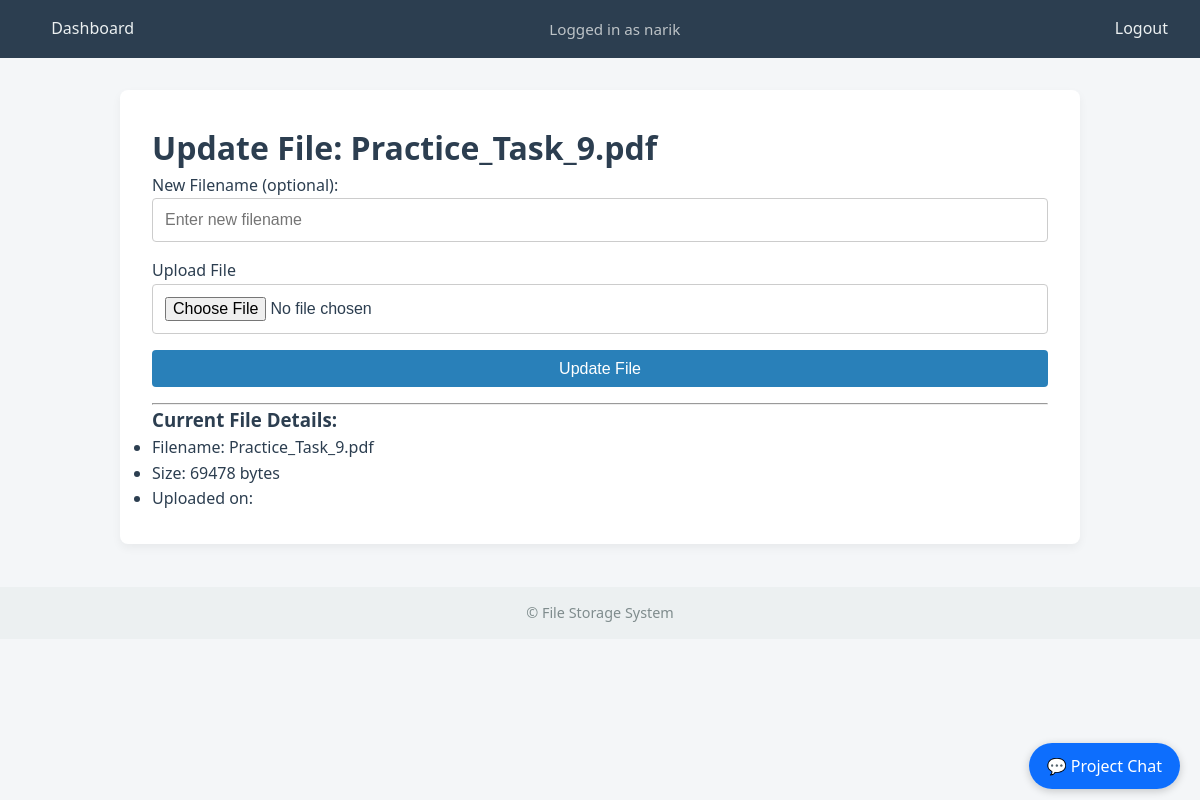
Page /update/4 (signed in) on the committed database.
### file_storage/app/models/models_form.py (models this page shows)
class User(UserMixin, db.Model):
    id = db.Column(db.Integer, primary_key=True)
    username = db.Column(db.String(80), unique=True, nullable=False)
    password = db.Column(db.String(200), nullable=False)
    files = db.relationship('File', backref='owner', lazy=True)

class File(db.Model):
    id = db.Column(db.Integer, primary_key=True)
    filename = db.Column(db.String(100))
    size = db.Column(db.Integer)
    uploaded = db.Column(db.DateTime, default=datetime.utcnow)
    user_id = db.Column(db.Integer, db.ForeignKey('user.id'))

### file_storage/app/files/views.py (the view, shortened to what this page needs)
@files_bp.route('/update/<int:file_id>', methods=['GET', 'POST'])
@login_required
def update_file(file_id):
    file = File.query.get_or_404(file_id)
    if file.user_id != current_user.id:
        flash("You don't have permission to edit this file.")
        return redirect(url_for('files.dashboard'))
    form = UploadForm()
    return render_template('update_file.html', form=form, file=file)

### file_storage/app/models/models_form.py
class UploadForm(FlaskForm):
    file = FileField('Upload File')
    submit = SubmitField('Upload')

### file_storage/app/models/models_form.py (called while the page is built)
@login_manager.user_loader
def load_user(user_id):
    return User.query.get(int(user_id))

### file_storage/app/templates/update_file.html (shortened to what this page needs)
{% extends 'base.html' %}
{% block content %}
    <h1>Update File: {{ file.filename }}</h1>
    <form method="POST" enctype="multipart/form-data">
        <div>
            <label for="new_filename">New Filename (optional):</label>
            <input type="text" name="new_filename" class="form-control" placeholder="Enter new filename" />
        </div>
        <div>
            {{ form.file.label }}
            {{ form.file() }}
        </div>
        <div>
            <button type="submit" class="btn btn-warning">Update File</button>
        </div>
    </form>
    <hr>
    <h3>Current File Details:</h3>
    <ul>
        <li>Filename: {{ file.filename }}</li>
        <li>Size: {{ file.size }} bytes</li>
        <li>Uploaded on: {{ file.timestamp }}</li>
    </ul>
{% endblock %}

### file_storage/app/templates/base.html (shortened to what this page needs)
<!DOCTYPE html>
<html lang="en">
<head>
    <link rel="stylesheet" href="{{ url_for('static', filename='style.css') }}">
</head>
<body>
    <nav>
        <div class="nav-container">
            <a href="{{ url_for('files.dashboard') }}">Dashboard</a>
            {% if current_user.is_authenticated %}
                <span class="user-info">Logged in as {{ current_user.username }}</span>
                <a href="{{ url_for('auth.logout') }}">Logout</a>
            {% else %}
                <a href="{{ url_for('auth.login') }}">Login</a>
                <a href="{{ url_for('auth.register') }}">Register</a>
            {% endif %}
        </div>
    </nav>
    <main>
        {% block content %}{% endblock %}
    </main>
   {% if current_user.is_authenticated and request.endpoint != 'chat.project_chat' %}
<div style="position: fixed; bottom: 20px; right: 20px; z-index: 1000;">
    <a href="{{ url_for('chat.project_chat') }}"
       style="background-color: #0d6efd; color: white; padding: 12px 18px; border-radius: 50px; text-decoration: none; font-weight: 500; box-shadow: 0 2px 8px rgba(0,0,0,0.2);">
        💬 Project Chat
    </a>
</div>
{% endif %}
    <footer>
        <p>&copy; {{ current_year }} File Storage System</p>
    </footer>
</body>
</html>

### file_storage/app/static/style.css (style rules this page uses)
* { box-sizing: border-box; margin: 0; padding: 0; }
body { font-family: 'Segoe UI', Tahoma, sans-serif; background-color: #f4f6f8; color: #2c3e50; line-height: 1.6; }
nav { background-color: #2c3e50; padding: 1em 2em; }
.nav-container { display: flex; justify-content: space-between; align-items: center; }
nav a { color: #ecf0f1; margin-left: 1.2em; text-decoration: none; font-weight: 500; transition: color 0.2s ease; }
.user-info { color: #bdc3c7; font-size: 0.95em; }
main { max-width: 960px; margin: 2em auto; padding: 2em; background: #ffffff; border-radius: 8px; box-shadow: 0 4px 10px rgba(0, 0, 0, 0.05); }
input, select, textarea, button { font-size: 1em; padding: 0.75em; margin-bottom: 1em; width: 100%; border: 1px solid #ccc; border-radius: 4px; transition: border-color 0.2s ease; }
button { background-color: #2980b9; color: white; border: none; font-weight: 500; cursor: pointer; transition: background-color 0.2s ease; }
footer { text-align: center; padding: 1em; margin-top: 3em; background-color: #ecf0f1; color: #7f8c8d; font-size: 0.9em; }
.btn { background-color: #2980b9; color: white; padding: 0.6em 1em; text-decoration: none; border: none; border-radius: 4px; cursor: pointer; font-weight: 500; display: inline-block; text-align: center; white-space: nowrap; }
button { background: #0d6efd; color: white; font-weight: bold; font-size: 16px; border: none; padding: 12px; border-radius: 10px; cursor: pointer; transition: 0.3s; }

### rows in the picture
User: username "narik"
File: filename "Practice_Task_9.pdf", size "69478"
